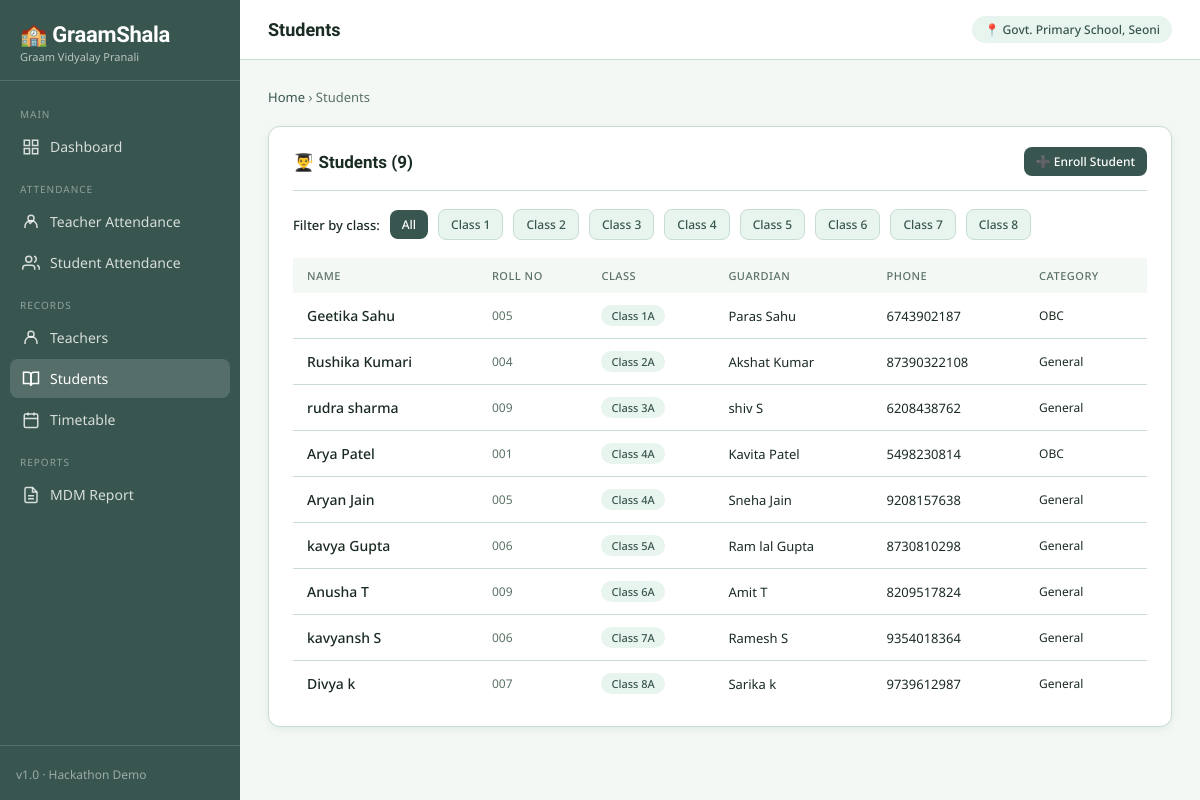
The page /students/ on the database its author committed.
### core/models.py (models this page shows, shortened)
class Student(models.Model):
    name = models.CharField(max_length=100)
    roll_number = models.CharField(max_length=20)
    student_class = models.CharField(max_length=5, choices=CLASS_CHOICES)
    section = models.CharField(max_length=5, choices=SECTION_CHOICES, default='A')
    guardian_name = models.CharField(max_length=100)
    guardian_phone = models.CharField(max_length=15)
    address = models.TextField()
    date_of_birth = models.DateField()
    admission_date = models.DateField(default=timezone.now)
    aadhar_number = models.CharField(max_length=12, blank=True)
    category = models.CharField(max_length=20, choices=[
        ('General', 'General'), ('OBC', 'OBC'), ('SC', 'SC'), ('ST', 'ST')
    ], default='General')
    is_active = models.BooleanField(default=True)
    class Meta:
        ordering = ['student_class', 'roll_number']

### core/views.py (the view)
# urls.py: path('students/', views.student_list, name='students'),
def student_list(request):
    cls = request.GET.get('class', '')
    students = Student.objects.filter(is_active=True)
    if cls:
        students = students.filter(student_class=cls)
    students = students.order_by('student_class', 'roll_number')
    classes = [str(i) for i in range(1, 9)]
    return render(request, 'core/students.html', {
        'students': students, 'classes': classes, 'selected_class': cls
    })

### core/templates/core/students.html (shortened to what this page needs)
{% extends "base.html" %}
{% block page_title %}Students{% endblock %}
{% block nav_students %}active{% endblock %}
{% block content %}
<div class="breadcrumb"><a href="/">Home</a> › Students</div>
<div class="card">
  <div class="card-header">
    <span class="card-title">👨‍🎓 Students ({{ students.count }})</span>
    <a href="/students/add/" class="btn btn-primary btn-sm">➕ Enroll Student</a>
  </div>
  <div class="filter-bar">
    <span style="font-size:13px; font-weight:500;">Filter by class:</span>
    <a href="/students/" class="btn btn-sm {% if not selected_class %}btn-primary{% else %}btn-secondary{% endif %}">All</a>
    {% for c in classes %}
    <a href="/students/?class={{ c }}" class="btn btn-sm {% if selected_class == c %}btn-primary{% else %}btn-secondary{% endif %}">Class {{ c }}</a>
    {% endfor %}
  </div>
  <table>
    <thead><tr><th>Name</th><th>Roll No</th><th>Class</th><th>Guardian</th><th>Phone</th><th>Category</th></tr></thead>
    <tbody>
      {% for s in students %}
      <tr>
        <td style="font-weight:500;">{{ s.name }}</td>
        <td style="font-size:12px; color:var(--text-muted);">{{ s.roll_number }}</td>
        <td><span class="badge badge-present">Class {{ s.student_class }}{{ s.section }}</span></td>
        <td style="font-size:13px;">{{ s.guardian_name }}</td>
        <td style="font-size:13px;">{{ s.guardian_phone }}</td>
        <td style="font-size:12px;">{{ s.category }}</td>
      </tr>
      {% empty %}
      <tr><td colspan="6" style="text-align:center; padding:30px; color:var(--text-muted);">No students found. <a href="/students/add/">Enroll one</a>.</td></tr>
      {% endfor %}
    </tbody>
  </table>
</div>
{% endblock %}

### templates/base.html (style rules this page uses)
:root { --green: #38554f; --green-light: #779785; --green-pale: #E8F5EE; --amber: #ca868f; --amber-pale: #FFF8E8; --red: #C0392B; --red-pale: #FDECEA; --blue: #1A6BAA; --blue-pale: #E8F2FA; --text: #1A2B22; --text-muted: #5A7265; --border: #C8DDD2; --bg: #F4F8F5; --white: #FFFFFF; --shadow: 0 2px 8px rgba(46,125,82,0.10); }
* { box-sizing: border-box; margin: 0; padding: 0; }
body { font-family: 'Noto Sans', sans-serif; background: var(--bg); color: var(--text); min-height: 100vh; display: flex; }
.card { background: var(--white); border: 1px solid var(--border); border-radius: 12px; padding: 20px 24px; box-shadow: var(--shadow); margin-bottom: 20px; }
.card-header { display: flex; align-items: center; justify-content: space-between; margin-bottom: 18px; padding-bottom: 14px; border-bottom: 1px solid var(--border); }
.card-title { font-family: 'Baloo 2', cursive; font-size: 17px; font-weight: 600; }
.btn { padding: 9px 18px; border-radius: 8px; font-size: 14px; font-weight: 500; cursor: pointer; text-decoration: none; display: inline-flex; align-items: center; gap: 6px; border: none; transition: all 0.15s; }
.btn-primary { background: var(--green); color: white; }
.btn-secondary { background: var(--green-pale); color: var(--green); border: 1px solid var(--border); }
.btn-sm { padding: 6px 12px; font-size: 12px; }
table { width: 100%; border-collapse: collapse; font-size: 14px; }
th { text-align: left; padding: 10px 14px; background: var(--bg); color: var(--text-muted); font-size: 11px; text-transform: uppercase; letter-spacing: 0.5px; font-weight: 500; }
td { padding: 12px 14px; border-bottom: 1px solid var(--border); }
tr:last-child td { border-bottom: none; }
.badge { padding: 3px 10px; border-radius: 20px; font-size: 11px; font-weight: 500; display: inline-block; }
.badge-present { background: var(--green-pale); color: var(--green); }
.breadcrumb { font-size: 13px; color: var(--text-muted); margin-bottom: 20px; }
.breadcrumb a { color: var(--green); text-decoration: none; }
.filter-bar { display: flex; gap: 10px; align-items: center; flex-wrap: wrap; margin-bottom: 18px; }

### rows shown on the page
Student: name "Geetika Sahu", roll_number "005", student_class "1", section "A", guardian_name "Paras Sahu", guardian_phone "6743902187", category "OBC"
Student: name "Rushika Kumari", roll_number "004", student_class "2", section "A", guardian_name "Akshat Kumar", guardian_phone "87390322108", category "General"
Student: name "rudra sharma", roll_number "009", student_class "3", section "A", guardian_name "shiv S", guardian_phone "6208438762", category "General"
Student: name "Arya Patel", roll_number "001", student_class "4", section "A", guardian_name "Kavita Patel", guardian_phone "5498230814", category "OBC"
Student: name "Aryan Jain", roll_number "005", student_class "4", section "A", guardian_name "Sneha Jain", guardian_phone "9208157638", category "General"
Student: name "kavya Gupta", roll_number "006", student_class "5", section "A", guardian_name "Ram lal Gupta", guardian_phone "8730810298", category "General"
Student: name "Anusha T", roll_number "009", student_class "6", section "A", guardian_name "Amit T", guardian_phone "8209517824", category "General"
Student: name "kavyansh S", roll_number "006", student_class "7", section "A", guardian_name "Ramesh S", guardian_phone "9354018364", category "General"
Student: name "Divya k", roll_number "007", student_class "8", section "A", guardian_name "Sarika k", guardian_phone "9739612987", category "General"

### other values the page prints
{{ students.count }} "9"
{{ c }} "1" "2" "3" "4" "5" "6" "7" "8"
